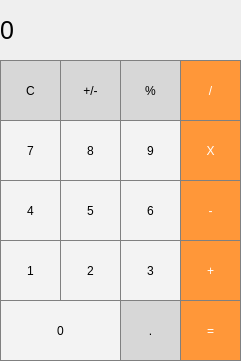
<?xml version="1.0" encoding="UTF-8"?>
<ui version="4.0">
 <class>MainWindow</class>
 <widget class="QMainWindow" name="MainWindow">
  <property name="geometry">
   <rect>
    <x>0</x>
    <y>0</y>
    <width>241</width>
    <height>361</height>
   </rect>
  </property>
  <property name="windowTitle">
   <string>MainWindow</string>
  </property>
  <widget class="QWidget" name="centralWidget">
   <widget class="QLabel" name="label">
    <property name="geometry">
     <rect>
      <x>0</x>
      <y>0</y>
      <width>241</width>
      <height>61</height>
     </rect>
    </property>
    <property name="font">
     <font>
      <pointsize>19</pointsize>
      <weight>50</weight>
      <bold>false</bold>
     </font>
    </property>
    <property name="styleSheet">
     <string notr="true">QLabel { 
	qproperty-alignment: 'AlignVCenter | AlignRight'; 
	border: 1px solid gray; 
	background-color: white;
	color: black;
} 

background-color : white;</string>
    </property>
    <property name="text">
     <string>0</string>
    </property>
   </widget>
   <widget class="QPushButton" name="pushButton_clear">
    <property name="geometry">
     <rect>
      <x>0</x>
      <y>60</y>
      <width>61</width>
      <height>61</height>
     </rect>
    </property>
    <property name="styleSheet">
     <string notr="true">QPushButton { 
	background-color: rgb(215, 215, 215); 
	border: 1px solid gray; 
	color: black;
}
 
QPushButton:pressed { 
	background-color: qlineargradient(x1: 0, y1: 0, x2: 0, y2: 1, stop: 0 #BEBEBE, stop: 1 #D7D7D7); 
}</string>
    </property>
    <property name="text">
     <string>C</string>
    </property>
   </widget>
   <widget class="QPushButton" name="pushButton_plus_minus">
    <property name="geometry">
     <rect>
      <x>60</x>
      <y>60</y>
      <width>61</width>
      <height>61</height>
     </rect>
    </property>
    <property name="styleSheet">
     <string notr="true">QPushButton { 
	background-color: rgb(215, 215, 215); 
	border: 1px solid gray; 
	color: black;
}
 
QPushButton:pressed { 
	background-color: qlineargradient(x1: 0, y1: 0, x2: 0, y2: 1, stop: 0 #BEBEBE, stop: 1 #D7D7D7); 
}</string>
    </property>
    <property name="text">
     <string>+/-</string>
    </property>
   </widget>
   <widget class="QPushButton" name="pushButton_percent">
    <property name="geometry">
     <rect>
      <x>120</x>
      <y>60</y>
      <width>61</width>
      <height>61</height>
     </rect>
    </property>
    <property name="styleSheet">
     <string notr="true">QPushButton { 
	background-color: rgb(215, 215, 215); 
	border: 1px solid gray; 
	color: black;
}
 
QPushButton:pressed { 
	background-color: qlineargradient(x1: 0, y1: 0, x2: 0, y2: 1, stop: 0 #BEBEBE, stop: 1 #D7D7D7); 
}</string>
    </property>
    <property name="text">
     <string>%</string>
    </property>
   </widget>
   <widget class="QPushButton" name="pushButton_divide">
    <property name="geometry">
     <rect>
      <x>180</x>
      <y>60</y>
      <width>61</width>
      <height>61</height>
     </rect>
    </property>
    <property name="styleSheet">
     <string notr="true">QPushButton { 
	background-color: rgb(255, 151, 57); 
	color: white; 
	border: 1px solid gray; } 
QPushButton:pressed { 
	background-color: qlineargradient(x1: 0, y1: 0, x2: 0, y2: 1, stop: 0 #FF7832, stop: 1 #FF9739); 
} </string>
    </property>
    <property name="text">
     <string>/</string>
    </property>
   </widget>
   <widget class="QPushButton" name="pushButton_seven">
    <property name="geometry">
     <rect>
      <x>0</x>
      <y>120</y>
      <width>61</width>
      <height>61</height>
     </rect>
    </property>
    <property name="styleSheet">
     <string notr="true">QPushButton { 
	border: 1px solid gray; 
	background-color: rgb(243, 243, 243);
	color: black;
} 
QPushButton:pressed { 
	background-color: qlineargradient(x1: 0, y1: 0, x2: 0, y2:1, stop: 0 #dadbde, stop: 1 #f6f7fa); 
}</string>
    </property>
    <property name="text">
     <string>7</string>
    </property>
   </widget>
   <widget class="QPushButton" name="pushButton_nine">
    <property name="geometry">
     <rect>
      <x>120</x>
      <y>120</y>
      <width>61</width>
      <height>61</height>
     </rect>
    </property>
    <property name="styleSheet">
     <string notr="true">QPushButton { 
	border: 1px solid gray; 
	background-color: rgb(243, 243, 243);
	color: black;
} 
QPushButton:pressed { 
	background-color: qlineargradient(x1: 0, y1: 0, x2: 0, y2:1, stop: 0 #dadbde, stop: 1 #f6f7fa); 
}</string>
    </property>
    <property name="text">
     <string>9</string>
    </property>
   </widget>
   <widget class="QPushButton" name="pushButton_eight">
    <property name="geometry">
     <rect>
      <x>60</x>
      <y>120</y>
      <width>61</width>
      <height>61</height>
     </rect>
    </property>
    <property name="styleSheet">
     <string notr="true">QPushButton { 
	border: 1px solid gray; 
	background-color: rgb(243, 243, 243);
	color: black;
} 
QPushButton:pressed { 
	background-color: qlineargradient(x1: 0, y1: 0, x2: 0, y2:1, stop: 0 #dadbde, stop: 1 #f6f7fa); 
}</string>
    </property>
    <property name="text">
     <string>8</string>
    </property>
   </widget>
   <widget class="QPushButton" name="pushButton_multiply">
    <property name="geometry">
     <rect>
      <x>180</x>
      <y>120</y>
      <width>61</width>
      <height>61</height>
     </rect>
    </property>
    <property name="styleSheet">
     <string notr="true">QPushButton { 
	background-color: rgb(255, 151, 57); 
	color: white; 
	border: 1px solid gray; } 
QPushButton:pressed { 
	background-color: qlineargradient(x1: 0, y1: 0, x2: 0, y2: 1, stop: 0 #FF7832, stop: 1 #FF9739); 
} </string>
    </property>
    <property name="text">
     <string>X</string>
    </property>
   </widget>
   <widget class="QPushButton" name="pushButton_four">
    <property name="geometry">
     <rect>
      <x>0</x>
      <y>180</y>
      <width>61</width>
      <height>61</height>
     </rect>
    </property>
    <property name="styleSheet">
     <string notr="true">QPushButton { 
	border: 1px solid gray; 
	background-color: rgb(243, 243, 243);
	color: black;
} 
QPushButton:pressed { 
	background-color: qlineargradient(x1: 0, y1: 0, x2: 0, y2:1, stop: 0 #dadbde, stop: 1 #f6f7fa); 
}</string>
    </property>
    <property name="text">
     <string>4</string>
    </property>
   </widget>
   <widget class="QPushButton" name="pushButton_six">
    <property name="geometry">
     <rect>
      <x>120</x>
      <y>180</y>
      <width>61</width>
      <height>61</height>
     </rect>
    </property>
    <property name="styleSheet">
     <string notr="true">QPushButton { 
	border: 1px solid gray; 
	background-color: rgb(243, 243, 243);
	color: black;
} 
QPushButton:pressed { 
	background-color: qlineargradient(x1: 0, y1: 0, x2: 0, y2:1, stop: 0 #dadbde, stop: 1 #f6f7fa); 
}</string>
    </property>
    <property name="text">
     <string>6</string>
    </property>
   </widget>
   <widget class="QPushButton" name="pushButton_five">
    <property name="geometry">
     <rect>
      <x>60</x>
      <y>180</y>
      <width>61</width>
      <height>61</height>
     </rect>
    </property>
    <property name="styleSheet">
     <string notr="true">QPushButton { 
	border: 1px solid gray; 
	background-color: rgb(243, 243, 243);
	color: black;
} 
QPushButton:pressed { 
	background-color: qlineargradient(x1: 0, y1: 0, x2: 0, y2:1, stop: 0 #dadbde, stop: 1 #f6f7fa); 
}</string>
    </property>
    <property name="text">
     <string>5</string>
    </property>
   </widget>
   <widget class="QPushButton" name="pushButton_subtract">
    <property name="geometry">
     <rect>
      <x>180</x>
      <y>180</y>
      <width>61</width>
      <height>61</height>
     </rect>
    </property>
    <property name="styleSheet">
     <string notr="true">QPushButton { 
	background-color: rgb(255, 151, 57); 
	color: white; 
	border: 1px solid gray; } 
QPushButton:pressed { 
	background-color: qlineargradient(x1: 0, y1: 0, x2: 0, y2: 1, stop: 0 #FF7832, stop: 1 #FF9739); 
} </string>
    </property>
    <property name="text">
     <string>-</string>
    </property>
   </widget>
   <widget class="QPushButton" name="pushButton_one">
    <property name="geometry">
     <rect>
      <x>0</x>
      <y>240</y>
      <width>61</width>
      <height>61</height>
     </rect>
    </property>
    <property name="styleSheet">
     <string notr="true">QPushButton { 
	border: 1px solid gray; 
	background-color: rgb(243, 243, 243);
	color: black;
} 
QPushButton:pressed { 
	background-color: qlineargradient(x1: 0, y1: 0, x2: 0, y2:1, stop: 0 #dadbde, stop: 1 #f6f7fa); 
}</string>
    </property>
    <property name="text">
     <string>1</string>
    </property>
   </widget>
   <widget class="QPushButton" name="pushButton_three">
    <property name="geometry">
     <rect>
      <x>120</x>
      <y>240</y>
      <width>61</width>
      <height>61</height>
     </rect>
    </property>
    <property name="styleSheet">
     <string notr="true">QPushButton { 
	border: 1px solid gray; 
	background-color: rgb(243, 243, 243);
	color: black;
} 
QPushButton:pressed { 
	background-color: qlineargradient(x1: 0, y1: 0, x2: 0, y2:1, stop: 0 #dadbde, stop: 1 #f6f7fa); 
}</string>
    </property>
    <property name="text">
     <string>3</string>
    </property>
   </widget>
   <widget class="QPushButton" name="pushButton_two">
    <property name="geometry">
     <rect>
      <x>60</x>
      <y>240</y>
      <width>61</width>
      <height>61</height>
     </rect>
    </property>
    <property name="styleSheet">
     <string notr="true">QPushButton { 
	border: 1px solid gray; 
	background-color: rgb(243, 243, 243);
	color: black;
} 
QPushButton:pressed { 
	background-color: qlineargradient(x1: 0, y1: 0, x2: 0, y2:1, stop: 0 #dadbde, stop: 1 #f6f7fa); 
}</string>
    </property>
    <property name="text">
     <string>2</string>
    </property>
   </widget>
   <widget class="QPushButton" name="pushButton_add">
    <property name="geometry">
     <rect>
      <x>180</x>
      <y>240</y>
      <width>61</width>
      <height>61</height>
     </rect>
    </property>
    <property name="styleSheet">
     <string notr="true">QPushButton { 
	background-color: rgb(255, 151, 57); 
	color: white; 
	border: 1px solid gray; } 
QPushButton:pressed { 
	background-color: qlineargradient(x1: 0, y1: 0, x2: 0, y2: 1, stop: 0 #FF7832, stop: 1 #FF9739); 
} </string>
    </property>
    <property name="text">
     <string>+</string>
    </property>
   </widget>
   <widget class="QPushButton" name="pushButton_dec">
    <property name="geometry">
     <rect>
      <x>120</x>
      <y>300</y>
      <width>61</width>
      <height>61</height>
     </rect>
    </property>
    <property name="styleSheet">
     <string notr="true">QPushButton { 
	background-color: rgb(215, 215, 215); 
	border: 1px solid gray; 
	color: black;
}
 
QPushButton:pressed { 
	background-color: qlineargradient(x1: 0, y1: 0, x2: 0, y2: 1, stop: 0 #BEBEBE, stop: 1 #D7D7D7); 
}</string>
    </property>
    <property name="text">
     <string>.</string>
    </property>
   </widget>
   <widget class="QPushButton" name="pushButton_equals">
    <property name="geometry">
     <rect>
      <x>180</x>
      <y>300</y>
      <width>61</width>
      <height>61</height>
     </rect>
    </property>
    <property name="styleSheet">
     <string notr="true">QPushButton { 
	background-color: rgb(255, 151, 57); 
	color: white; 
	border: 1px solid gray; } 
QPushButton:pressed { 
	background-color: qlineargradient(x1: 0, y1: 0, x2: 0, y2: 1, stop: 0 #FF7832, stop: 1 #FF9739); 
} </string>
    </property>
    <property name="text">
     <string>=</string>
    </property>
   </widget>
   <widget class="QPushButton" name="pushButton_zero">
    <property name="geometry">
     <rect>
      <x>0</x>
      <y>300</y>
      <width>121</width>
      <height>61</height>
     </rect>
    </property>
    <property name="styleSheet">
     <string notr="true">QPushButton { 
	border: 1px solid gray; 
	background-color: rgb(243, 243, 243);
	color: black;
} 
QPushButton:pressed { 
	background-color: qlineargradient(x1: 0, y1: 0, x2: 0, y2:1, stop: 0 #dadbde, stop: 1 #f6f7fa); 
}</string>
    </property>
    <property name="text">
     <string>0</string>
    </property>
   </widget>
  </widget>
 </widget>
 <layoutdefault spacing="6" margin="11"/>
 <resources/>
 <connections/>
</ui>
